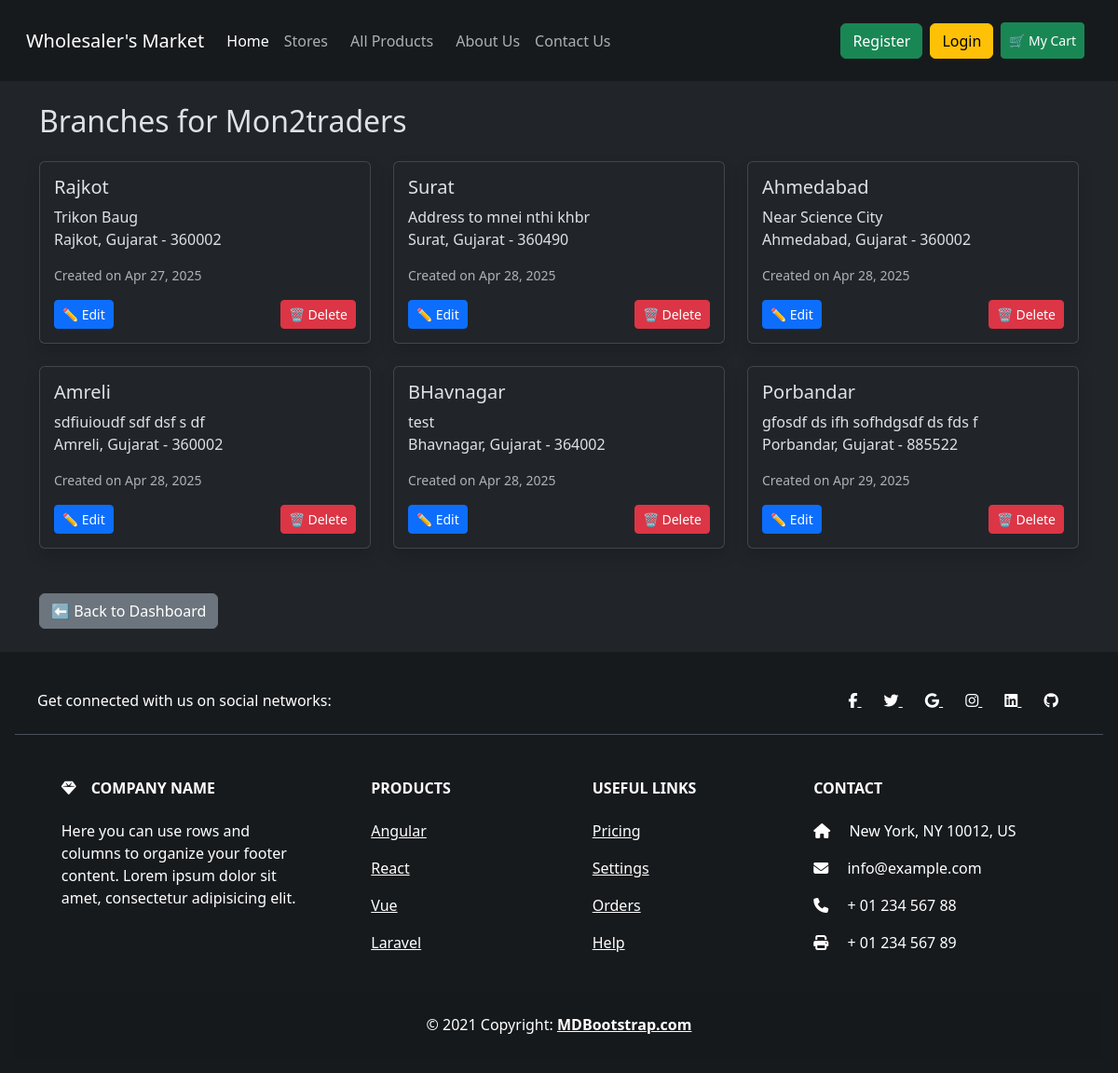
Page /store/44/branches/ on the committed database.
### store/models.py (models this page shows, shortened)
class Store(models.Model):
    user = models.ForeignKey(User, on_delete=models.CASCADE)
    text = models.TextField(max_length=240)
    photo = models.ImageField(upload_to='photos/', blank=True, null=True)
    store_name = models.CharField(max_length=100, blank=True, null=True)
    created_at = models.DateTimeField(auto_now_add=True)
    updated_at = models.DateTimeField(auto_now=True)

class Branch(models.Model):
    store = models.ForeignKey(Store, on_delete=models.CASCADE, related_name='branches')
    user = models.OneToOneField(User, on_delete=models.CASCADE, null=True, blank=True)
    name = models.CharField(max_length=100)
    address = models.TextField()
    city = models.CharField(max_length=50)
    state = models.CharField(max_length=50)
    pincode = models.CharField(max_length=10)
    created_at = models.DateTimeField(auto_now_add=True)

### store/views.py (the view)
# urls.py: path('store/<int:store_id>/branches/', views.view_branches, name='view_branches'),
def view_branches(request, store_id):
    store = get_object_or_404(Store, id=store_id)
    branches = store.branches.all()
    return render(request, 'view_branches.html', {'store': store, 'branches': branches})

### store/templates/view_branches.html (shortened to what this page needs)
{% extends 'base.html' %}
{% block content %}
<div class="container py-4">
  <h2 class="mb-4">Branches for {{ store.store_name }}</h2>
  {% if branches %}
    <div class="row">
      {% for branch in branches %}
        <div class="col-md-6 col-lg-4 mb-4">
          <div class="card shadow">
            <div class="card-body">
              <h5 class="card-title">{{ branch.name }}</h5>
              <p class="card-text">
                {{ branch.address }}<br>
                {{ branch.city }}, {{ branch.state }} - {{ branch.pincode }}
              </p>
              <p class="text-muted small mb-3">Created on {{ branch.created_at|date:"M d, Y" }}</p>
              <div class="d-flex justify-content-between">
                <a href="{% url 'branch_edit' branch.id %}" class="btn btn-sm btn-primary">
                  ✏️ Edit
                </a>
                <a href="{% url 'branch_delete' branch.id %}" class="btn btn-sm btn-danger"
                   onclick="return confirm('Are you sure you want to delete this branch?');">
                  🗑️ Delete
                </a>
              </div>
            </div>
          </div>
        </div>
      {% endfor %}
    </div>
  {% endif %}
  <a href="{% url 'seller_dashboard' %}" class="btn btn-secondary mt-4">⬅ Back to Dashboard</a>
</div>
{% endblock %}

### static/styles.css (style rules this page uses)
body { height: 3000px; }
.card-body { padding: 15px; }
html, body { margin: 0; padding: 0; height: 100%; width: 100%; overflow-x: hidden; }

### rows in the picture
Store: store_name "Mon2traders"
Branch: name "Rajkot", address "Trikon Baug", city "Rajkot", state "Gujarat", pincode "360002", created_at "Apr 27, 2025"
Branch: name "Surat", address "Address to mnei nthi khbr", city "Surat", state "Gujarat", pincode "360490", created_at "Apr 28, 2025"
Branch: name "Ahmedabad", address "Near Science City", city "Ahmedabad", state "Gujarat", pincode "360002", created_at "Apr 28, 2025"
Branch: name "Amreli", address "sdfiuioudf sdf dsf s df", city "Amreli", state "Gujarat", pincode "360002", created_at "Apr 28, 2025"
Branch: name "BHavnagar", address "test", city "Bhavnagar", state "Gujarat", pincode "364002", created_at "Apr 28, 2025"
Branch: name "Porbandar", address "gfosdf ds ifh sofhdgsdf ds fds f", city "Porbandar", state "Gujarat", pincode "885522", created_at "Apr 29, 2025"
